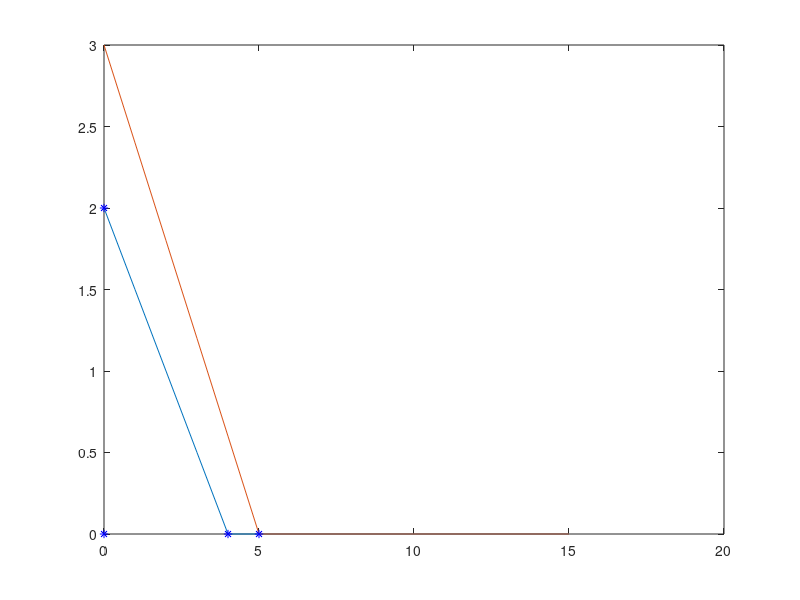

Write the MATLAB code that produced this figure.
clc
clear
z = @(x1,x2) 3*x1 + 2*x2;
c1 = @(x1,x2) 2*x1 + 4*x2 - 8;
c2 = @(x1,x2) 3*x1 + 5*x2 - 15;

A = [2 4;3 5];
B = [8;15];
m = size(A,1);
x1 = 0:max(B);
%x1=0:max(B./A(:,1));
for i=1:m
  x22 =  (B(i) - A(i,1) * x1)/A(i,2);
  x2 = max(0,x22);
  plot(x1,x2)
  hold on
end

%Points Of Intersection
A = [A;[1 0;0 1]];
B = [B;[0;0]];
m = size(A,1);
pt =[];
for i=1:m
    for j=i+1:m
        AA = [A(i,:);A(j,:)];
        BB = [B(i);B(j)];
        X = AA\BB;
        if(X>=0)
            pt = [pt,X];
        end
    end
end


for i=1:size(pt,2)
    plot(pt(1,i),pt(2,i),'*b');
    hold on
end

%Feasible Points
f = [];
for i=1:size(pt,2)
    if(c1(pt(1,i),pt(2,i)) <= 0 &&  c2(pt(1,i),pt(2,i)) >= 0)
      f = [f,[pt(1,i);pt(2,i)]];
    end   
end

for i=1:size(f,2)
    plot(f(1,i),f(2,i),'*r');
    hold on
end

%Optimal Sol
max = -1;
index = 1;
for i=1:size(f,2)
    val = z(f(1,i),f(2,i));
    if(val > max)
        max = val;
        index = i;
    end
end

if(isempty(f))
    disp('No Feasible Region')
else
    disp('Optimal Max Val is')
    disp(max)
    disp('At Points')
    disp(f(:,index))
    plot(f(1,index),f(2,index),'*g')
end

min = 1000000;
index = 1;
for i=1:size(f,2)
    val = z(f(1,i),f(2,i));
    if(val < min)
        min = val;
        index = i;
    end
end

if(isempty(f))
    disp('No Feasible Region')
else
    disp('Optimal Min Val is')
    disp(min)
    disp('At Points')
    disp(f(:,index))
    plot(f(1,index),f(2,index),'*y')
end
%In Graph
%Blue Intercepts
%Red  Feasible Points
%Green Optimal Point Maximum
%Yellow Optimal Point Minimum